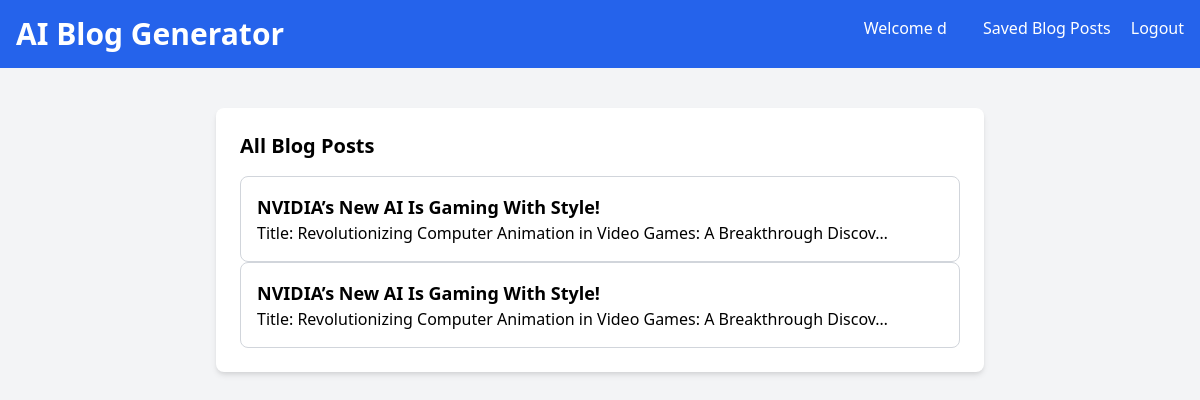
The page /blog-list (signed in) on the database its author committed.
### blog_generator/models.py (models this page shows, shortened)
class BlogPost(models.Model):
    user = models.ForeignKey(User, on_delete=models.CASCADE)
    youtube_title = models.CharField(max_length=255)
    youtube_link = models.URLField()
    generated_content = models.TextField()

### blog_generator/views.py (the view)
# urls.py: path('blog-list', views.blog_list, name='blog-list'),
def blog_list(request):
    blog_articles = BlogPost.objects.filter(user=request.user)
    return render(request, "all-blogs.html", {"blog_articles": blog_articles})

### templates/all-blogs.html (shortened to what this page needs)
<!DOCTYPE html>
<html lang="en">
<head>
    <link href="https://cdn.jsdelivr.net/npm/tailwindcss@2.2.19/dist/tailwind.min.css" rel="stylesheet">
</head>
<body class="bg-gray-100 font-sans antialiased">
    <nav class="bg-blue-600 p-4 text-white flex justify-between">
        <div>
            <h1 class="text-3xl font-bold">AI Blog Generator</h1>
        </div>
        <div>
            <a href="#" class="text-white hover:underline mx-4">Welcome {{ user.username }}</a>
            <a href="/blog-list" class="text-white hover:underline mx-4">Saved Blog Posts</a>
            <a href="#" class="text-white hover:underline">Logout</a>
        </div>
    </nav>
    <div class="container mx-auto mt-10 px-4 sm:px-0">
        <div class="max-w-3xl mx-auto bg-white p-6 rounded-lg shadow-md">
            <section>
                <h2 class="text-xl mb-4 font-semibold">All Blog Posts</h2>
                <div class="space-y-4">
                    {% for article in blog_articles reversed %}
                    <a href="blog-details/{{article.id}}">
                        <div class="border border-gray-300 p-4 rounded-lg">
                            <h3 class="text-lg font-semibold">{{article.youtube_title}}</h3>
                            <p>{{article.generated_content|truncatechars:80}}</p>
                        </div>
                    </a>
                    {% endfor %}
                </div>
            </section>
        </div>
    </div>
</body>
</html>

### rows shown on the page
BlogPost: youtube_title "NVIDIA’s New AI Is Gaming With Style!", generated_content "Title: Revolutionizing Computer Animation in Video Games: A Breakthrough Discov…"
BlogPost: youtube_title "NVIDIA’s New AI Is Gaming With Style!", generated_content "Title: Revolutionizing Computer Animation in Video Games: A Breakthrough Discov…"

### other values the page prints
{{ user.username }} "d"
